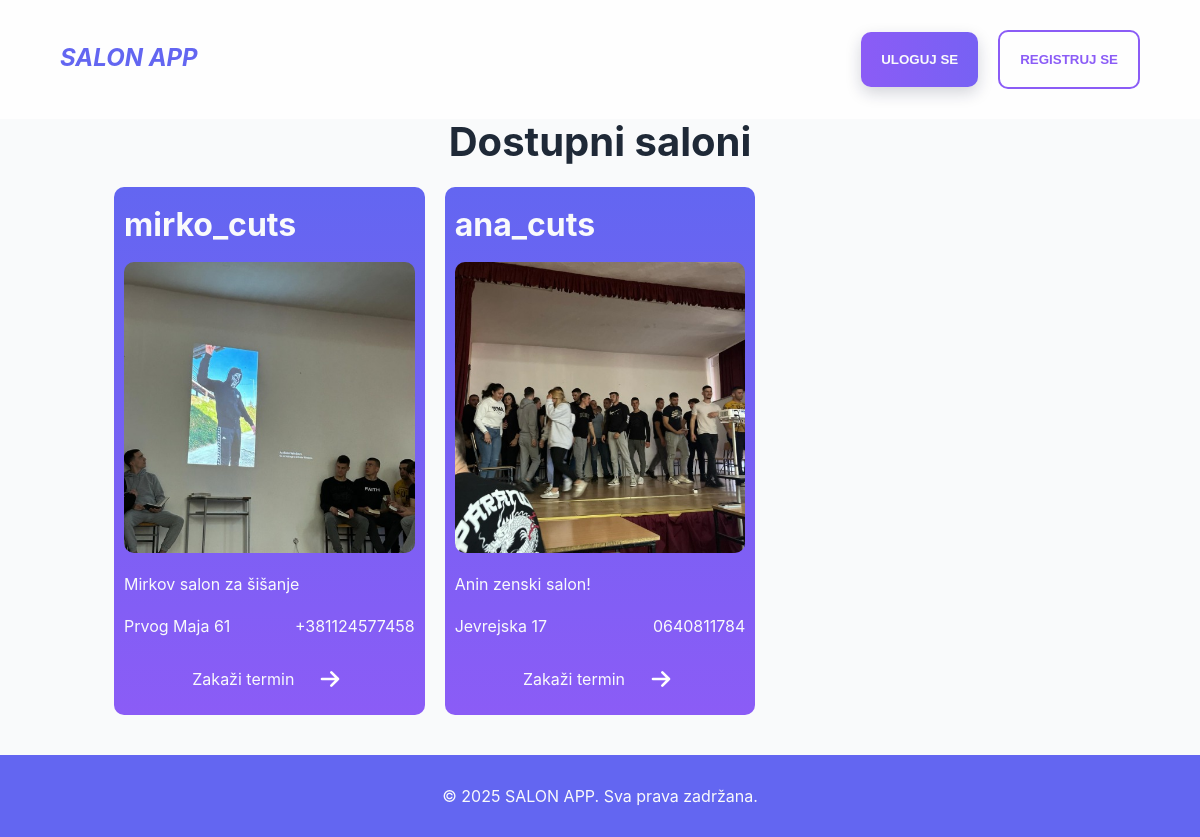
Page /customers/home/ on the committed database.
### salons/models.py (models this page shows, shortened)
class Salon(models.Model):
    owner = models.OneToOneField(User, on_delete=models.CASCADE)
    name = models.CharField(max_length=50, unique=True)
    description = models.TextField(unique=True)
    image = models.ImageField(default='img/barber_default.jpg')
    address = models.CharField(max_length=200, unique=True)
    phone = models.CharField(max_length=20, unique=True, blank=True)
    created_at = models.DateTimeField(auto_now_add=True)
    is_approved = models.BooleanField(default=False)
    is_active = models.BooleanField(default=False)
    slot_interval_minutes = models.PositiveSmallIntegerField(
        choices=[(15, '15 minuta'), (30, '30 minuta'), (60, '60 minuta')],
        default=30
    )
    class Meta:
        verbose_name_plural = "Saloni"

### customers/views.py (the view)
# urls.py: path('home/', views.home, name='home'),
def home(request):
    salons = Salon.objects.filter(is_approved=True, is_active=True)
    return render(request, 'customers/home.html', {'salons': salons})

### customers/templates/customers/home.html (shortened to what this page needs)
{% extends "customers/customers_base.html" %}
{% block content %}
     <main>
        <section class="home-section">
            <h1>Dostupni saloni</h1>
            <div class="grid-3-col">
                {% for salon in salons %}
                <div class="home-salon-card clickable-card" data-url="{% url 'customers:booking_form' salon_name=salon.name %}" role="button" tabindex="0">
                    <h2>{{ salon.name }}</h2>
                    <img src="{{ salon.image.url }}" alt="{{ salon.name }}">
                    <p>{{ salon.description }}</p>
                    <div class="inline-div space-between">
                        <p>{{ salon.address }}</p>
                        <p>{{ salon.phone }}</p>
                    </div>
                    <div class="link inline-div wide-centered">
                        <p>Zakaži termin</p>
                    </div>
                </div>
                {% endfor %}
            </div>
        </section>
    </main>
{% endblock content %}

### static/css/main.css (style rules this page uses)
:root { --primary: #6366F1; --secondary: #8B5CF6; --accent: #F59E0B; --bg: #F9FAFB; --text: #1F2937; --todo: #374151; --progress: #78350F; --success: #10B981; --gradient90: linear-gradient(90deg, #6366F1, #8B5CF6); --gradient180: linear-gradient(180deg, #6366F1, #8B5CF6); --gradient270: linear-gradient(270deg, #6366F1, #8B5CF6); --gradient-delete: linear-gradient(135deg, #EF4444, #DC2626); }
* { box-sizing: border-box; margin: 0; padding: 0; }
html { scroll-behavior: smooth; }
body { font-family: 'Inter', sans-serif; font-size: 1rem; line-height: 1.4rem; color: var(--text); background-color: var(--bg); }
h1 { font-family: 'Inter', sans-serif; font-size: 2.5rem; line-height: 2.7rem; }
h2 { font-family: 'Inter', sans-serif; font-size: 2rem; line-height: 2.2rem; }
section { padding: 0 2vw; }
.inline-div { display: flex; align-items: center; gap: 20px; }
.inline-div.space-between { width: 100%; justify-content: space-between; }

### customers/static/customers/css/customers.css (style rules this page uses)
.home-section { padding: 15vh 5vw 5vh 5vw; min-height: 80vh; display: flex; align-items: center; flex-direction: column; gap: 3vh; }
.grid-3-col { width: 90%; display: grid; grid-template-columns: repeat(3, 1fr); gap: 20px; }
.home-salon-card { padding: 20px 10px; border-radius: 10px; display: flex; justify-content: space-between; flex-direction: column; gap: 20px; cursor: pointer; background-image: var(--gradient180); color: var(--bg); transition: all 300ms ease; }
.home-salon-card img { width: 100%; border-radius: 10px; }
.home-salon-card .link { padding-top: 5px; align-self: center; }
.home-salon-card .link svg { width: 32px; height: 32px; transition: all 300ms ease; }

### rows in the picture
Salon: name "mirko_cuts", image (picture), description "Mirkov salon za šišanje", address "Prvog Maja 61", phone "+381124577458"
Salon: name "ana_cuts", image (picture), description "Anin zenski salon!", address "Jevrejska 17", phone "0640811784"
